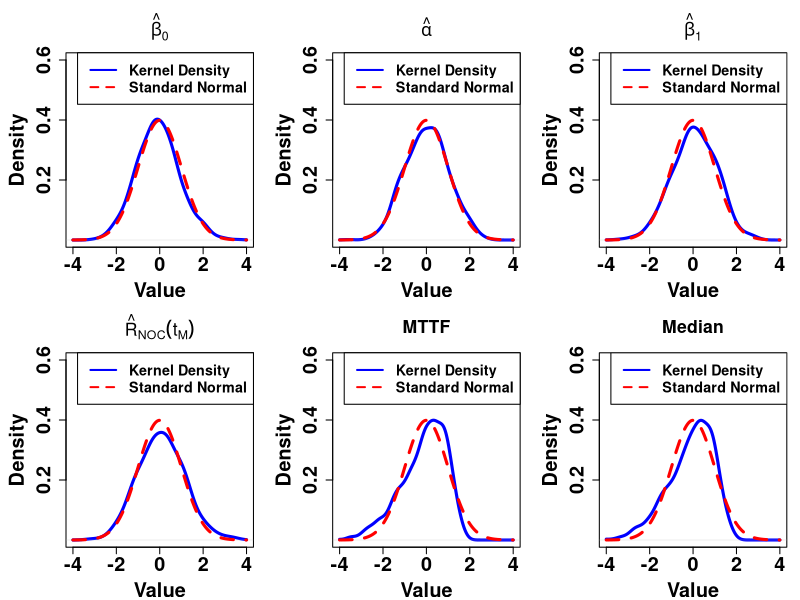

Here is the R script that generated this plot:


 
# True parameters  

rm(list=ls())
beta0 <- -3
alpha <- 2
beta1 <-3

 # Design  

K <- 3
I <- 3  

x <- matrix(c(  
  0.2, 0.55, 1,  
  0.25, 0.60, 1,  
  0.3, 0.65, 1),  
  nrow = 3, byrow = TRUE)

tau <- matrix(c(  
  0.5, 1.0, 1.5,  
  1, 1.5, 2,  
  2, 2.5, 3),  
  nrow = 3, byrow = TRUE)  


Nk <- rep(100, K)
# Baseline cumulative hazard  

H0 <- function(t, alpha){  
  t^alpha  
}  

 
# Negative log-likelihood  

loglik <- function(par, n, N, x, tau){  
  
  beta0 <- par[1]  
  alpha <- par[2]  
  beta1 <- par[3]  
  
  ll <- 0  
  
  for(k in 1:nrow(x)){  
    Hcum <- 0  
    Rprev <- 1                       
    nk <- 0  
    for(i in 1:ncol(x)){  
      
      lambda <- exp(beta0 + beta1 * x[k, i])  
      
      if(i == 1){  
        Hcum <- lambda * tau[k, i]^alpha  
      } else {  
        Hcum <- Hcum + lambda * (tau[k, i]^alpha - tau[k, i-1]^alpha)  
      }  
      
      Rcurr <- exp(-Hcum)  
      D <- Rprev - Rcurr                
      D <- pmin(pmax(D, 1e-10), 1 - 1e-10)  
      
      ll <- ll + n[k, i] * log(D)  
      nk <- nk + n[k, i]  
      Rprev <- Rcurr  
    }  
    Rsurv <- pmin(pmax(Rprev, 1e-10), 1 - 1e-10)   
    ll <- ll + (N[k] - nk) * log(Rsurv)  
  }  
  
  return(-ll)  
}  

# Starting values 

start <- c(-3, 2, 4)  


# Monte Carlo settings  

R.reps <- 1000
t0 <- 3.5
Estimate <- matrix(NA, R.reps, 3)  
colnames(Estimate) <- c("beta0", "alpha", "beta1")  

Rhat <- rep(NA, R.reps)  
valid <- rep(FALSE, R.reps)  

Lower.theta <- matrix(NA, R.reps, 3)  
Upper.theta <- matrix(NA, R.reps, 3)  

Lower.R0 <- rep(NA, R.reps)  
Upper.R0 <- rep(NA, R.reps)  

CP.store <- matrix(NA, R.reps, 4)  
AL.store <- matrix(NA, R.reps, 4)  

z <- qnorm(0.975)  
R0.true <- exp(-exp(beta0) * t0^alpha)  

# MTTF and Quantile (Median)

q <- 0.5

MTTF.true <- exp(-beta0/alpha) *
  gamma(1 + 1/alpha)

Q.true <- exp(-beta0/alpha) *
  (-log(1-q))^(1/alpha)

MTTF.hat <- rep(NA,R.reps)
Q.hat    <- rep(NA,R.reps)

Lower.MTTF <- Upper.MTTF <- rep(NA,R.reps)
Lower.Q    <- Upper.Q    <- rep(NA,R.reps)

SE.MTTF.store <- rep(NA,R.reps)
SE.Q.store    <- rep(NA,R.reps)

CP.store <- matrix(NA,R.reps,6)
AL.store <- matrix(NA,R.reps,6)

discard <- 0

SE.R0.store <- rep(NA, R.reps)

for(r in 1:R.reps){  
  
   # Generate data  
  
  failure <- matrix(0, K, I)  
  
  for(k in 1:K){  
    Hcum <- 0  
    Rprev <- 1  
    D <- numeric(I)  
    for(i in 1:I){  
      
      lambda <- exp(beta0 + beta1 * x[k, i])  
      
      if(i == 1){  
        Hcum <- lambda * H0(tau[k, i], alpha)  
      } else {  
        Hcum <- Hcum + lambda * (H0(tau[k, i], alpha) - H0(tau[k, i-1], alpha))  
      }  
      
      Rcurr <- exp(-Hcum)  
      D[i] <- Rprev - Rcurr             
      Rprev <- Rcurr  
    }  
    probs <- c(D, Rprev)               
    draw <- rmultinom(1, Nk[k], probs)  
    failure[k, ] <- draw[1:I]  
  }  
    
  
  fit <- try(  
    optim(start,  
          loglik,  
          n = failure,  
          N = Nk,  
          x = x,  
          tau = tau,  
          method = "L-BFGS-B",  
          lower = c(-10, 0.01, 0),  
          upper = c(10, 5, 10)),  
    silent = TRUE  
  )  
  
  if(inherits(fit, "try-error")) next  
  if(fit$convergence != 0) next  
  
 
  # Analytical Fisher Information Matrix  
  
  I11 <- matrix(0, 2, 2)  
  I12 <- matrix(0, 1, 2)  
  I22 <- 0  
  
  for(k in 1:K){  
    Hcum  <- 0; Hprev  <- 0  
    Rprev <- 1                  
    numB <- 0; numC <- 0  
    Bprev <- 0; Cprev <- 0    
    
    for(i in 1:I){  
      lambda <- exp(fit$par[1] + fit$par[3] * x[k, i])  
      
      if(i == 1){  
        deltaH <- tau[k, i]^fit$par[2]  
        deltaC <- tau[k, i]^fit$par[2] * log(tau[k, i])  
      } else {  
        deltaH <- tau[k, i]^fit$par[2] - tau[k, i-1]^fit$par[2]  
        deltaC <- tau[k, i]^fit$par[2] * log(tau[k, i]) -   
          tau[k, i-1]^fit$par[2] * log(tau[k, i-1])  
      }  
      
      Hcum <- Hcum + lambda * deltaH  
      numB <- numB + x[k, i] * lambda * deltaH  
      numC <- numC + lambda * deltaC  
      
      B <- numB / Hcum  
      C <- numC / Hcum  
      Rcurr <- exp(-Hcum)  
      D <- pmax(Rprev - Rcurr, 1e-10)       
      
      U_b0 <- Rcurr * Hcum        - Rprev * Hprev  
      U_a  <- Rcurr * Hcum * C    - Rprev * Hprev * Cprev  
      U_b1 <- Rcurr * Hcum * B    - Rprev * Hprev * Bprev  
      
      I11[1, 1] <- I11[1, 1] + Nk[k] * U_b0^2 / D  
      I11[1, 2] <- I11[1, 2] + Nk[k] * U_b0 * U_a / D  
      I11[2, 2] <- I11[2, 2] + Nk[k] * U_a^2 / D  
      
      I12[1, 1] <- I12[1, 1] + Nk[k] * U_b0 * U_b1 / D  
      I12[1, 2] <- I12[1, 2] + Nk[k] * U_a * U_b1 / D  
      
      I22 <- I22 + Nk[k] * U_b1^2 / D  
      
      Hprev <- Hcum; Rprev <- Rcurr; Bprev <- B; Cprev <- C  
    }  
    
    Rsurv <- pmax(Rprev, 1e-10)  
    V_b0 <- -Rprev * Hprev  
    V_a  <- -Rprev * Hprev * Cprev  
    V_b1 <- -Rprev * Hprev * Bprev  
    
    I11[1, 1] <- I11[1, 1] + Nk[k] * V_b0^2 / Rsurv  
    I11[1, 2] <- I11[1, 2] + Nk[k] * V_b0 * V_a / Rsurv  
    I11[2, 2] <- I11[2, 2] + Nk[k] * V_a^2 / Rsurv  
    
    I12[1, 1] <- I12[1, 1] + Nk[k] * V_b0 * V_b1 / Rsurv  
    I12[1, 2] <- I12[1, 2] + Nk[k] * V_a * V_b1 / Rsurv  
    
    I22 <- I22 + Nk[k] * V_b1^2 / Rsurv  
  }  
  I11[2, 1] <- I11[1, 2]  
  
  Info <- rbind(  
    c(I11[1, 1], I11[1, 2], I12[1, 1]),  
    c(I11[2, 1], I11[2, 2], I12[1, 2]),  
    c(I12[1, 1], I12[1, 2], I22)  
  )  
  
 
  # Variance-Covariance Matrix  
  
  V <- try(solve(Info), silent = TRUE)
  
  if (inherits(V, "try-error")) {
    discard <- discard + 1
    next
  }
  valid[r] <- TRUE
  Estimate[r, ] <- fit$par
  SE <- sqrt(diag(V)) 
  
  # CI for beta0, alpha and beta1
  
  Lower.theta[r, ] <- fit$par - z * SE  
  Upper.theta[r, ] <- fit$par + z * SE  
  

  # Coverage Probability  
  
  CP.store[r, 1] <- (beta0 >= Lower.theta[r, 1]) & (beta0 <= Upper.theta[r, 1])  
  CP.store[r, 2] <- (alpha >= Lower.theta[r, 2]) & (alpha <= Upper.theta[r, 2])  
  CP.store[r, 3] <- (beta1 >= Lower.theta[r, 3]) & (beta1 <= Upper.theta[r, 3])  
  

  # Average Length  
  
  AL.store[r, 1] <- Upper.theta[r, 1] - Lower.theta[r, 1]  
  AL.store[r, 2] <- Upper.theta[r, 2] - Lower.theta[r, 2]  
  AL.store[r, 3] <- Upper.theta[r, 3] - Lower.theta[r, 3]  
  

  # Reliability estimate  
  
  Rhat[r] <- exp(-exp(fit$par[1]) * t0^fit$par[2]) 
  
  MTTF.hat[r] <-
    exp(-fit$par[1]/fit$par[2]) *
    gamma(1 + 1/fit$par[2])
  
  Q.hat[r] <-
    exp(-fit$par[1]/fit$par[2]) *
    (-log(1-q))^(1/fit$par[2])
  
  
  # Delta method for R0(t)  
  
  grad <- matrix(c(  
    -Rhat[r] * exp(fit$par[1]) * t0^fit$par[2],  
    -Rhat[r] * exp(fit$par[1]) * t0^fit$par[2] * log(t0),  
    0  
  ), nrow = 1)  
  
  Var.R0 <- grad %*% V %*% t(grad)  
  SE.R0 <- sqrt(Var.R0)  
  
  SE.R0.store[r] <- SE.R0
  

  # Delta Method : MTTF
  
  grad.MTTF <- matrix(c(
    -MTTF.hat[r]/fit$par[2],
    
    (MTTF.hat[r]/fit$par[2]^2) *
      (fit$par[1] - digamma(1 + 1/fit$par[2])),
    
    0
  ), nrow = 1)
  
  Var.MTTF <- grad.MTTF %*% V %*% t(grad.MTTF)
  
  SE.MTTF <- sqrt(as.numeric(Var.MTTF))
  
  SE.MTTF.store[r] <- SE.MTTF
  # Delta Method : Quantile
  
  grad.Q <- matrix(c(
    
    -Q.hat[r]/fit$par[2],
    
    -(Q.hat[r]/fit$par[2]^2)*
      (log(-log(1-q))-fit$par[1]),
    
    0
    
  ),nrow=1)
  
  Var.Q <- grad.Q %*% V %*% t(grad.Q)
  
  SE.Q <- sqrt(as.numeric(Var.Q))
  
  SE.Q.store[r] <- SE.Q
  
  
  # Logit CI for R0(t)  
  
  
  S <- exp(z * SE.R0 / (Rhat[r] * (1 - Rhat[r])))  
  
  Lower.R0[r] <- Rhat[r] / (Rhat[r] + (1 - Rhat[r]) * S)  
  Upper.R0[r] <- Rhat[r] / (Rhat[r] + (1 - Rhat[r]) / S)  
  

  # Log CI for MTTF
  
  w <- z*SE.MTTF/MTTF.hat[r]
  
  Lower.MTTF[r] <- MTTF.hat[r]*exp(-w)
  
  Upper.MTTF[r] <- MTTF.hat[r]*exp(w)
  
  
  # Log CI for Quantile
  
  w <- z*SE.Q/Q.hat[r]
  
  Lower.Q[r] <- Q.hat[r]*exp(-w)
  
  Upper.Q[r] <- Q.hat[r]*exp(w)
  
  CP.store[r, 4] <- (R0.true >= Lower.R0[r]) & (R0.true <= Upper.R0[r])  
  AL.store[r, 4] <- Upper.R0[r] - Lower.R0[r]  
  
 
  # CP and AL : MTTF
  
  CP.store[r,5] <-
    MTTF.true>=Lower.MTTF[r] &
    MTTF.true<=Upper.MTTF[r]
  
  AL.store[r,5] <-
    Upper.MTTF[r]-Lower.MTTF[r]

  # CP and AL : Quantile
  
  CP.store[r,6] <-
    Q.true>=Lower.Q[r] &
    Q.true<=Upper.Q[r]
  
  AL.store[r,6] <-
    Upper.Q[r]-Lower.Q[r]
  
} 

# Monte Carlo Summary  
valid_idx <- which(valid)

ASD.R0 <- mean(SE.R0.store[valid_idx], na.rm = TRUE)  
  
AE <- colMeans(Estimate[valid_idx, ], na.rm = TRUE)  
AE.R0 <- mean(Rhat[valid_idx], na.rm = TRUE)  
AE.MTTF <- mean(MTTF.hat[valid_idx],na.rm=TRUE)

AE.Q <- mean(Q.hat[valid_idx],na.rm=TRUE)
True <- c(beta0, alpha, beta1)  
MSE <- colMeans(  
  (Estimate[valid_idx, ] - matrix(True, nrow = length(valid_idx), ncol = 3, byrow = TRUE))^2,  
  na.rm = TRUE  
)  
MSE.R0 <- mean((Rhat[valid_idx] - R0.true)^2, na.rm = TRUE)  
MSE.MTTF <-
  mean((MTTF.hat[valid_idx]-MTTF.true)^2)

MSE.Q <-
  mean((Q.hat[valid_idx]-Q.true)^2)

RMSE <- sqrt(MSE)  
RMSE.R0 <- sqrt(MSE.R0)  
RMSE.MTTF <- sqrt(MSE.MTTF)

RMSE.Q <- sqrt(MSE.Q)
CP <- colMeans(CP.store[valid_idx, ], na.rm = TRUE)  
AL <- colMeans(AL.store[valid_idx, ], na.rm = TRUE)  

 #Final Table  
Result <- data.frame(
  
  Parameter = c("beta0",
                "alpha",
                "beta1",
                paste0("R0(",t0,")"),
                "MTTF",
                "q(0.5)"),
  
  True = c(beta0,
           alpha,
           beta1,
           R0.true,
           MTTF.true,
           Q.true),
  
  AE = c(AE,
         AE.R0,
         AE.MTTF,
         AE.Q),
  
  MSE = c(MSE,
          MSE.R0,
          MSE.MTTF,
          MSE.Q),
  
  RMSE = c(RMSE,
           RMSE.R0,
           RMSE.MTTF,
           RMSE.Q),
  
  CP = CP,
  
  AL = AL
)
 
Result[, -1] <- round(Result[, -1], 5)  

print(Result)  
cat("\nDiscarded (singular Fisher matrix):", discard, "\n")
cat("Valid replications:", length(valid_idx), "\n")
cat("\nAverage asymptotic SD of R0(t):", round(ASD.R0, 5), "\n")

valid_idx <- which(valid)

beta0_hat <- Estimate[valid_idx, "beta0"]
alpha_hat <- Estimate[valid_idx, "alpha"]
beta1_hat <- Estimate[valid_idx, "beta1"]

R0_hat   <- Rhat[valid_idx]
MTTF_hat <- MTTF.hat[valid_idx]
Q_hat    <- Q.hat[valid_idx]


SE_beta0 <- (
  Upper.theta[valid_idx, 1] -
    Lower.theta[valid_idx, 1]
) / (2 * z)

SE_alpha <- (
  Upper.theta[valid_idx, 2] -
    Lower.theta[valid_idx, 2]
) / (2 * z)

SE_beta1 <- (
  Upper.theta[valid_idx, 3] -
    Lower.theta[valid_idx, 3]
) / (2 * z)


SE_R0 <- SE.R0.store[valid_idx]

SE_MTTF <- SE.MTTF.store[valid_idx]

SE_Q <- SE.Q.store[valid_idx]


ok_beta0 <- is.finite(beta0_hat) &
  is.finite(SE_beta0) &
  SE_beta0 > 0

ok_alpha <- is.finite(alpha_hat) &
  is.finite(SE_alpha) &
  SE_alpha > 0

ok_beta1 <- is.finite(beta1_hat) &
  is.finite(SE_beta1) &
  SE_beta1 > 0

ok_R0 <- is.finite(R0_hat) &
  is.finite(SE_R0) &
  SE_R0 > 0

ok_MTTF <- is.finite(MTTF_hat) &
  is.finite(SE_MTTF) &
  SE_MTTF > 0

ok_Q <- is.finite(Q_hat) &
  is.finite(SE_Q) &
  SE_Q > 0


#  STANDARDIZED ESTIMATORS

# Z = (estimate - true value) / estimated SE

Z_beta0 <- (
  beta0_hat[ok_beta0] - beta0
) / SE_beta0[ok_beta0]

Z_alpha <- (
  alpha_hat[ok_alpha] - alpha
) / SE_alpha[ok_alpha]

Z_beta1 <- (
  beta1_hat[ok_beta1] - beta1
) / SE_beta1[ok_beta1]

Z_R0 <- (
  R0_hat[ok_R0] - R0.true
) / SE_R0[ok_R0]

Z_MTTF <- (
  MTTF_hat[ok_MTTF] - MTTF.true
) / SE_MTTF[ok_MTTF]

Z_Q <- (
  Q_hat[ok_Q] - Q.true
) / SE_Q[ok_Q]



Z_beta0 <- Z_beta0[is.finite(Z_beta0)]
Z_alpha <- Z_alpha[is.finite(Z_alpha)]
Z_beta1 <- Z_beta1[is.finite(Z_beta1)]
Z_R0    <- Z_R0[is.finite(Z_R0)]
Z_MTTF  <- Z_MTTF[is.finite(Z_MTTF)]
Z_Q     <- Z_Q[is.finite(Z_Q)]




plot_kde_normal <- function(z, main_title) {

  kd <- density(
    z,
    kernel = "gaussian",
    bw = "SJ",
    n = 1024,
    from = -4,
    to = 4
  )
  
  # Kernel density
  
  plot(
    kd,
    type = "l",
    lwd = 3,
    col = "blue",
    xlim = c(-4, 4),
    ylim = c(0, 0.6),
    yaxt = "n",
    main = main_title,
    xlab = "Value",
    ylab = "Density",
    font.lab=2,
    font.axis=2
  
  )
  

  # Y-axis
  
  axis(
    2,
    at = c(0.2, 0.4, 0.6),
    labels = c("0.2", "0.4", "0.6"),font=2
  )

  # Standard normal curve
  
  xx <- seq(
    -4,
    4,
    length.out = 1024
  )
  
  lines(
    xx,
    dnorm(xx),
    col = "red",
    lwd = 3,
    lty = 2
  )
  
  
  legend(
    "topright",
    legend = c(
      "Kernel Density",
      "Standard Normal"
    ),
    col = c("blue", "red"),
    lty = c(1, 2),
    lwd = c(2,1.9),
    bty = "o",
    bg="white",
    cex = 1.3,
    text.font=2
  )
}

par(
  mfrow = c(2, 3),
  mar = c(4, 5, 4, 1),
  cex.axis = 1.8,   
  cex.lab  = 1.8,   
  cex.main = 1.6)


plot_kde_normal(
  Z_beta0,
  expression(hat(beta)[0])
)

plot_kde_normal(
  Z_alpha,
  expression(hat(alpha))
)

plot_kde_normal(
  Z_beta1,
  expression(hat(beta)[1])
)

plot_kde_normal(
  Z_R0,
  expression(hat(R)[NOC](t[M]))
)

plot_kde_normal(
  Z_MTTF,
  "MTTF"
)

plot_kde_normal(
  Z_Q,
  "Median"
)

par(mfrow = c(1, 1))
